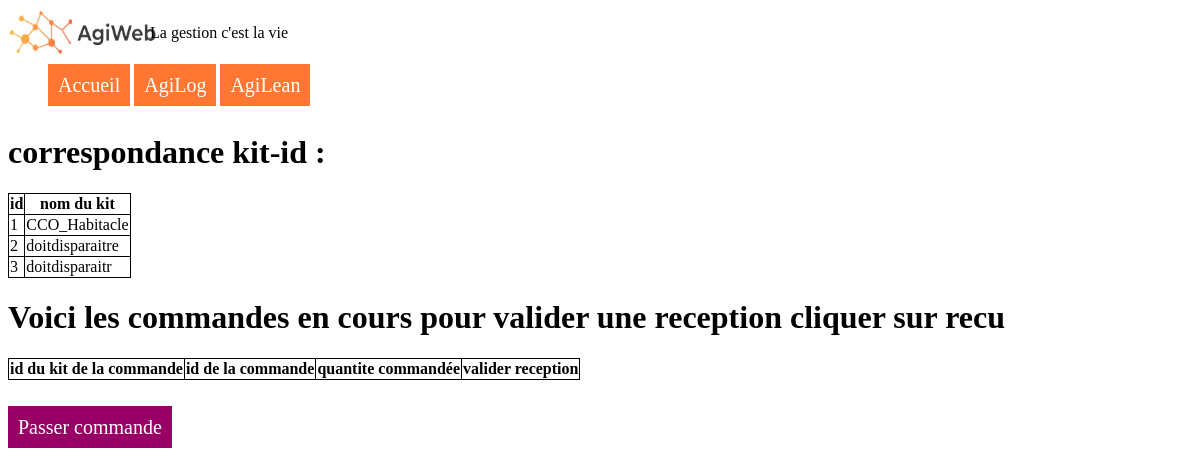
The page /Agilean/Reception on the database as committed earlier.
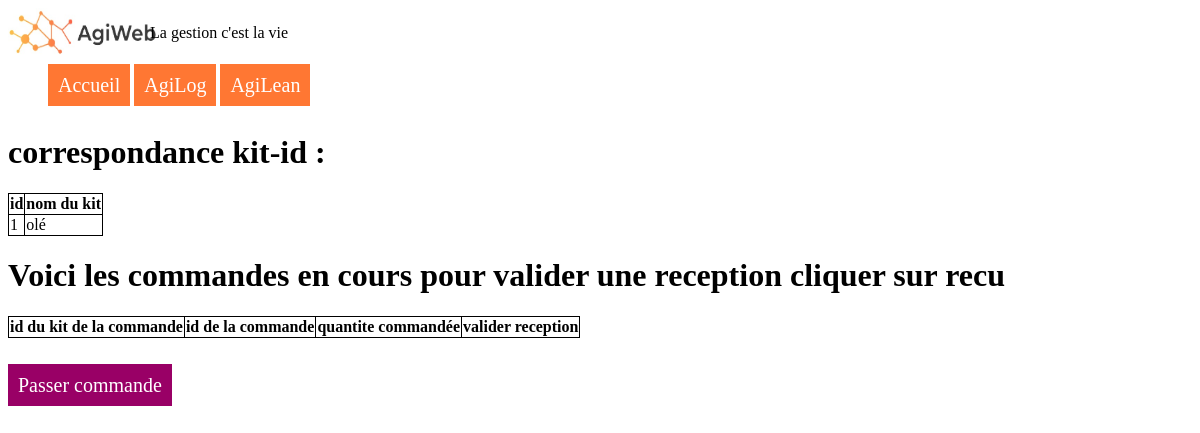
The same page on the database as committed later.
### tables this page shows
CREATE TABLE "kit" (
	"id"	INTEGER NOT NULL,
	"nom_kit"	TEXT,
	"stock_alean"	INTEGER,
	PRIMARY KEY("id")
);

### run.py (the view, shortened to what this page needs)
@app.route('/Agilean/Reception', methods=['GET', 'POST'])
def receptkit():
    con = lite.connect(cheminbdd)
    con.row_factory = lite.Row
    cur = con.cursor()
    cur.execute("select id,nom_kit from kit")
    kits=cur.fetchall()
    cur.execute ("select id, quantite, kit from production WHERE reception_agilean=0")
    commandes=cur.fetchall()
    if not request.method == 'POST':
        return render_template('recept_stock_alean.html',kits= kits,commandes=commandes)

### templates/recept_stock_alean.html (shortened to what this page needs)
<html>
{% include "head.html" %}
    <body>
        {% include "Navbar.html" %}
        <h1>correspondance kit-id :</h1>
        <table>
            <tr>
                <th>id</th>
                <th>nom du kit</th>
            </tr>
            {%for kit in kits%}
            <tr>
                <td>{{kit["id"]}}</td>
                <td>{{kit["nom_kit"]}}</td>
            </tr>
            {%endfor%}
        </table>
        <h1>Voici les commandes en cours pour valider une reception cliquer sur recu</h1>
        <table>
            <tr>
                <th>id du kit de la commande</th>
                <th>id de la commande</th>
                <th>quantite commandée</th>
                <th>valider reception</th>
            </tr>
        </table>
      <br><br>
    <a class="bouton2" href="{{url_for('com_lean')}}">Passer commande</a>
    </body>
</html>

Rows that differ between the two databases and show on the page:
removed kit: id "2", nom_kit "doitdisparaitre"
removed kit: id "3", nom_kit "doitdisparaitr"
changed kit id 1: nom_kit "CCO_Habitacle" → "olé"
